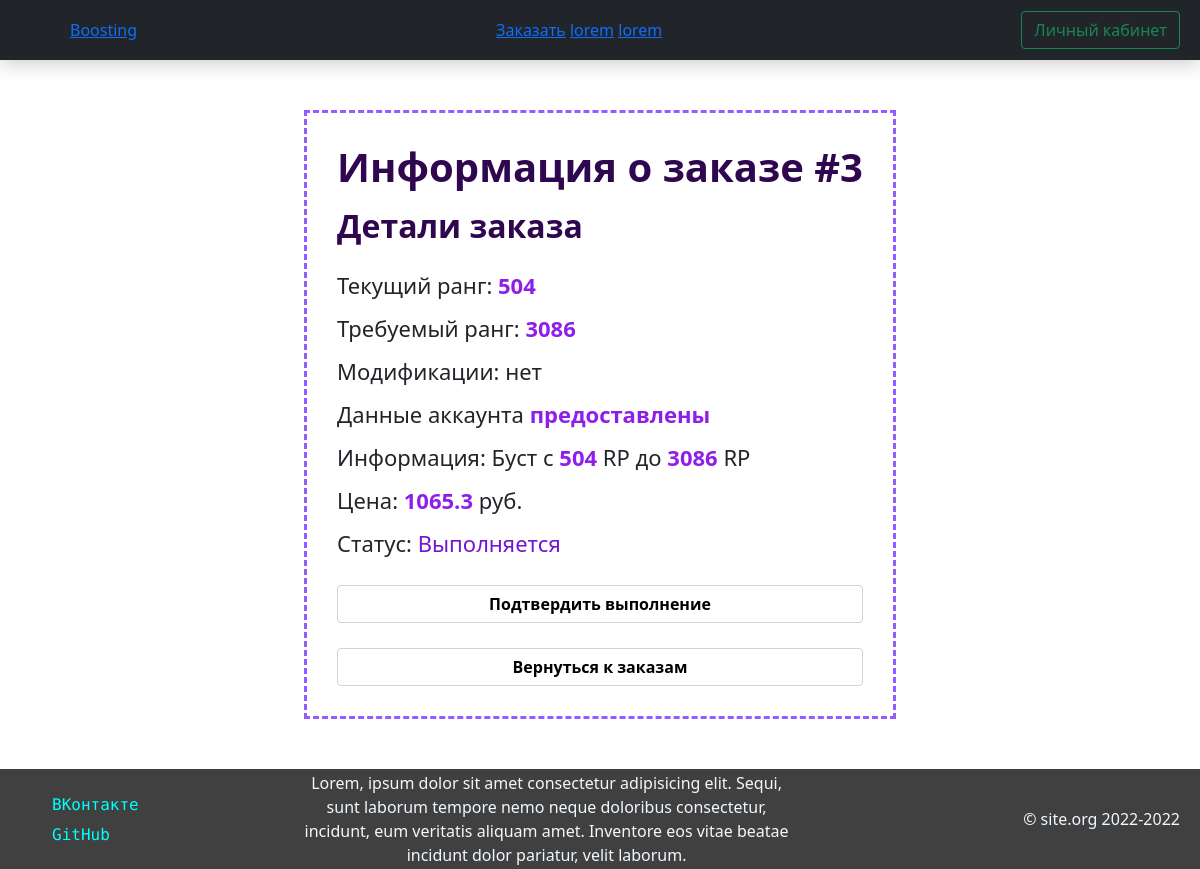
/profile/myorders/order/3 (signed in), run on the app's committed database.
### Site/models.py (models this page shows)
class ApexOrder(db.Model, SerializerMixin):
    __tablename__ = 'apex_orders'
    id = db.Column(db.Integer, primary_key=True)
    requestor_id = db.Column(db.Integer, nullable=False)
    booster_id = db.Column(db.Integer, default=-1)
    account = db.Column(db.String, nullable=False)
    status = db.Column(db.Integer, default=0)
    confirm_code = db.Column(db.String, nullable=False)
    used_promo = db.Column(db.String)
    from_points = db.Column(db.Integer, nullable=False)
    to_points = db.Column(db.Integer, nullable=False)
    addons = db.Column(db.String)
    price = db.Column(db.Float, nullable=False)
    date_created = db.Column(db.String, nullable=False)
    date_accepted = db.Column(db.String)
    date_in_progress = db.Column(db.String)
    date_done = db.Column(db.String)
    date_canceled = db.Column(db.String)
    date_banned = db.Column(db.String)
    info = db.Column(db.String)

### Site/routes.py (the view)
@app.route('/profile/myorders/order/<int:order_id>')
@login_required
def myorders_id(order_id):
    usr = get_curr_user()
    _order = ApexOrder.query.filter_by(id=order_id).first()
    if not _order or _order.requestor_id != usr.id:
        flash('Заказ не найден')
        return redirect(url_for('myorders'))
    return render_template('myorders_show.html',
                           css=url_for('static', filename='css/myorders.css'),
                           order=_order, user=usr
                           )

### Site/auth.py (called while the page is built)
@login_manager.user_loader
def load_user(user_id):
    return User.query.get(user_id)

### Site/routes.py (called while the page is built)
def get_curr_user():
    return User.query.get(current_user.get_id())

### Site/templates/myorders_show.html (shortened to what this page needs)
{% extends "base.html" %}
{% block head %}
    {{ super() }}
    <link rel="stylesheet" href="{{css|safe}}">
{% endblock %}
{% block container %}
    <div class="order-info myorders">
        <h1 class="h-info">Информация о заказе #{{order.id}}</h1>
        <h2 class="h-info mt-3" style="text-align: start;">Детали заказа</h2>
        <div class="order-show-details mt-4">
            <p>Текущий ранг: <span class="hightlight">{{order.from_points}}</span></p>
            <p>Требуемый ранг: <span class="hightlight">{{order.to_points}}</span></p>
            <p>Модификации: {% if order.addons %}order.addons{% else %}нет{% endif %}</p>
            <p>Данные аккаунта <span class="hightlight">предоставлены</span></p>
            <p>Информация: Буст с <span class="hightlight">{{order.from_points}}</span> RP до <span class="hightlight">{{order.to_points}}</span> RP</p>
            <p>Цена: <span class="hightlight">{{order.price}}</span> руб.</p>
            <p>Статус:
                <span class="status-{{['pending', 'review', 'accepted', 'in-progress', 'done', 'canceled', 'banned'][order.status + 1]}}">
                {{['Не подтвержден', 'Ожидание бустера...', 'Принят бустером', 'Выполняется', 'Завершен', 'Отменен', 'Заблокирован'][order.status + 1]}}
                </span>
            </p>
            {% if order.status == 0 %}
            <a href="/profile/myorders/order?order_code={{order.confirm_code}}&action=cancel" class="submit-button a-button">Отменить</a>
            {% elif order.status == 2 %}
            <a href="/profile/myorders/order?order_code={{order.confirm_code}}&action=confirm" class="submit-button a-button">Подтвердить выполнение</a>
            {% endif %}
            <a href="/profile/myorders" class="submit-button a-button">Вернуться к заказам</a>
        </div>
    </div>
{% endblock %}

### Site/static/css/base.css (style rules this page uses)
* { margin: 0; padding: 0; box-sizing: content-box; }
html { height: 100%; }
body { margin: 0; min-height: 100%; display: grid; grid-template-rows: auto 1fr auto; }
.submit-button { margin-top: 25px; background-color: white; font-weight: 600; display: block; width: 100%; padding: 0.375rem 0.75rem; border: 1px solid lightgray; border-radius: 0.25rem; transition: 0.25s; }
.a-button { color: black; text-decoration: none; text-align: center; }

### Site/static/css/myorders.css (style rules this page uses)
.myorders { padding: 30px; margin: 50px auto; border: 3px dashed #925dff; width: fit-content; }
.h-info { color: #2f074f; text-align: center; font-weight: 600; }
.status-in-progress { color: #7315d1; }
.order-show-details p { margin: 0; margin-top: 10px; font-size: 22px; font-weight: 500; }
.hightlight { color: #8f1ee9; font-weight: 600; }

### data on the page
ApexOrder: id "3", from_points "504", to_points "3086", price "1065.3", status "Выполняется"
